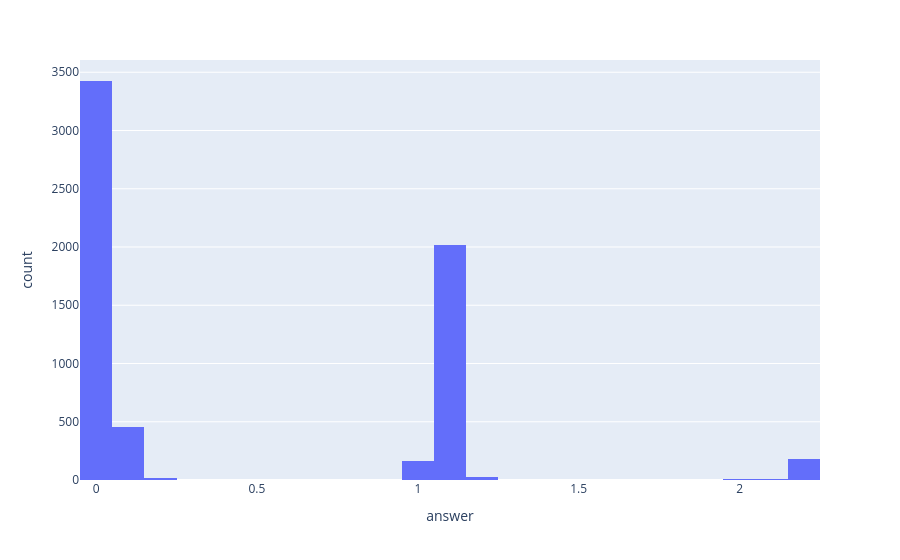

Source (notebook cell):
### Code cell
px.histogram(df_concensus_gb, x='answer')

### Figure 1 — Plotly figure (JSON) as saved in the notebook; plotly's stock layout.template omitted (floating-point values rounded to 4 significant figures; data arrays with more than 128 entries replaced by an {"elided": "..."} marker saying what was removed)
{"data": [{"bingroup": "x", "hovertemplate": "answer=%{x}<br>count=%{y}<extra></extra>", "legendgroup": "", "marker": {"color": "#636efa", "pattern": {"shape": ""}}, "name": "", "orientation": "v", "showlegend": false, "type": "histogram", "x": {"elided": "6304 float values"}, "xaxis": "x", "yaxis": "y"}], "layout": {"barmode": "relative", "legend": {"tracegroupgap": 0}, "margin": {"t": 60}, "xaxis": {"anchor": "y", "domain": [0, 1], "title": {"text": "answer"}}, "yaxis": {"anchor": "x", "domain": [0, 1], "title": {"text": "count"}}}}
